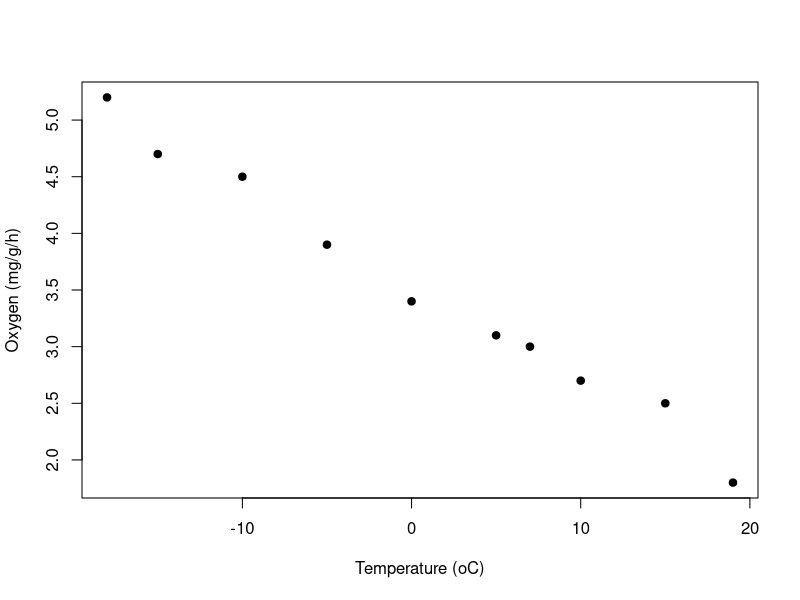
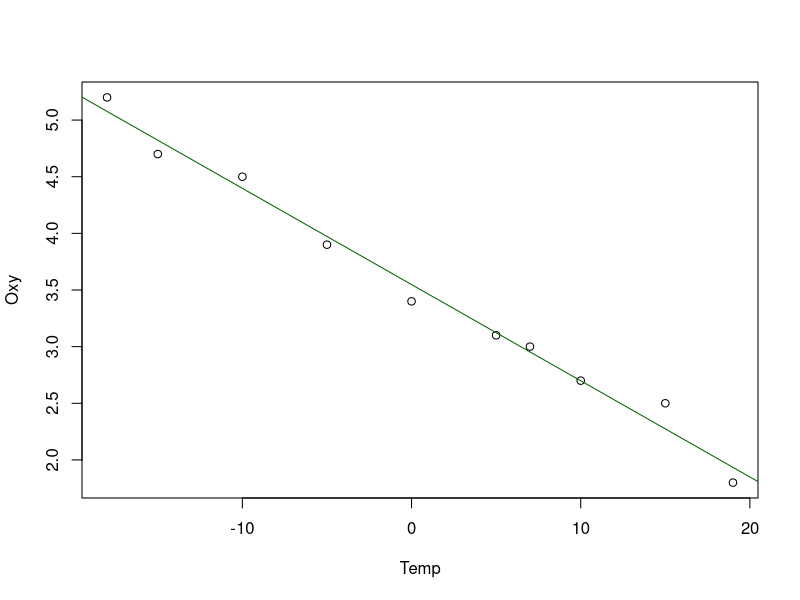
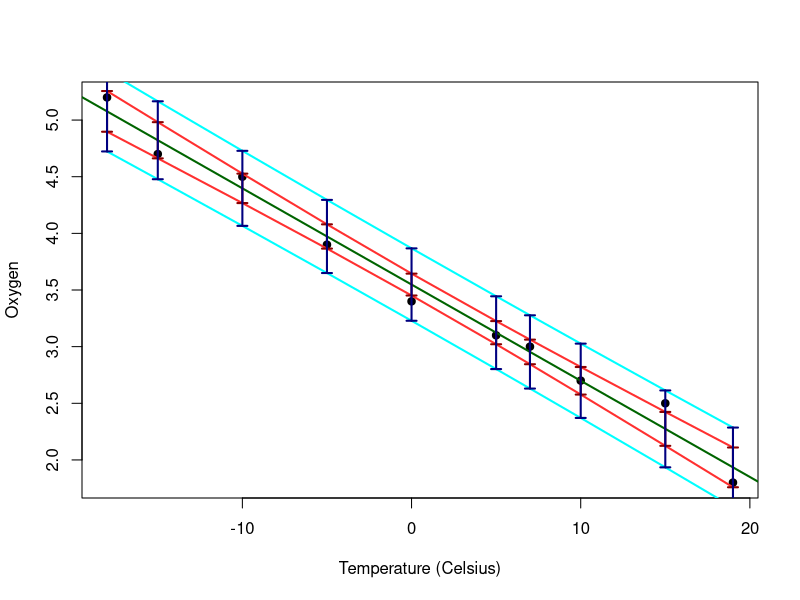

Write R code to recreate these figures, in order.
## ---- chunk 1
Temp<-c(-18,-15,-10,-5,0,5,7,10,15,19)
Oxy<-c(5.2,4.7,4.5,3.9,3.4,3.1,3.0,2.7,2.5,1.8)
plot(Temp, Oxy,pch=19, xlab="Temperature (oC)", ylab = "Oxygen (mg/g/h)")
## ---- chunk 2
lm(Oxy ~ Temp)
## ---- chunk 3
fit <- lm(Oxy ~ Temp)
plot(Temp, Oxy)
abline(fit,col="darkgreen")
## ---- chunk 4
summary(fit)
## ---- chunk 5
confint(fit, level = 0.95)
## ---- chunk 6
anova(fit)
## ---- chunk 7
predict(fit, list(Temp=12), interval="confidence", level=0.95)
## ---- chunk 8
predict(fit, list(Temp=12), interval="prediction", level=0.95)
## ---- chunk 9
xx1<-predict(fit, list(Temp=c(-18,-15,-10,-5,0,5,7,10,15,19)), interval="confidence", level=0.95)
xx1
## ---- chunk 10
xx2<-predict(fit, list(Temp=c(-18,-15,-10,-5,0,5,7,10,15,19)), interval="prediction", level=0.95)
xx2
## ---- chunk 11
plot(Temp,Oxy,pch=19, xlab="Temperature (Celsius)", ylab="Oxygen")
abline(fit,lwd=2, col="darkgreen")
lines(Temp,xx1[,2], col="firebrick 1",lwd=2)
lines(Temp,xx1[,3], col="firebrick 1",lwd=2)
lines(Temp,xx2[,2], col="cyan",lwd=2)
lines(Temp,xx2[,3], col="cyan",lwd=2)
arrows(Temp, xx1[,2], Temp, xx1[,3], length=0.05, angle=90, code=3, col="darkred", lwd=2)
arrows(Temp, xx2[,2], Temp, xx2[,3], length=0.05, angle=90, code=3, col="navy", lwd=2)
